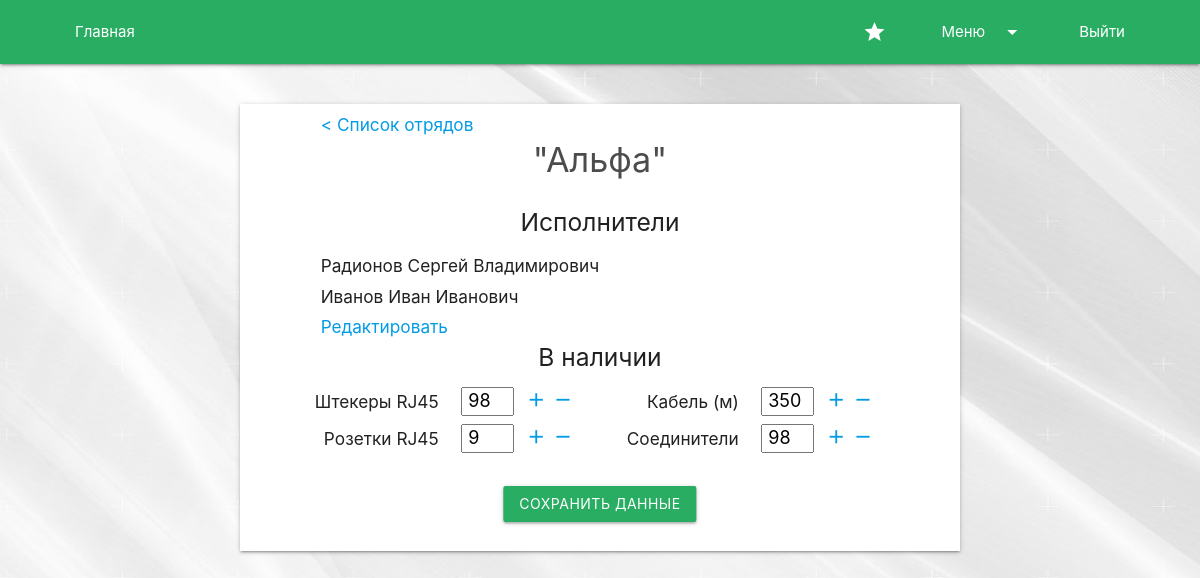
The app's page /group/1/ (signed in), older data.
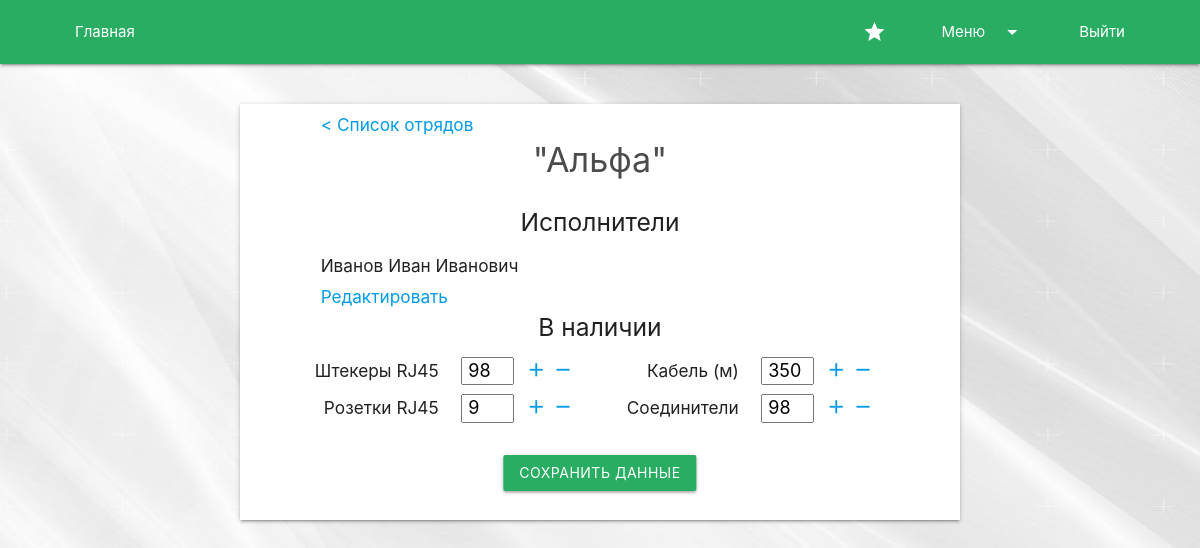
The same page, newer data.
### Account/models.py (models this page shows, shortened)
class ExtUser(models.Model):
    user = models.OneToOneField(User, on_delete=models.CASCADE)
    is_worker = models.BooleanField(default=False)
    surname = models.CharField(max_length=256, default='')
    phone = models.CharField(max_length=16, default='')
    group = models.ForeignKey(Group, on_delete=models.SET_NULL, null=True, blank=True)
    class Meta:
        verbose_name = 'Расш. пользователь'
        verbose_name_plural = 'Расш. пользователи'

### Group/views.py (the view)
# urls.py: path('<id>/', worker_group),
def worker_group(request, id=None):
    data = {}
    if id and request.user.is_staff:
        group = Group.objects.filter(id=id).first()
        data['group'] = group
    else:
        user = request.user
        group = user.extuser.group
    if group:
        if request.method == 'POST':
            form = GroupForm(request.POST, instance=group)
            if form.is_valid():
                form.save()
                return redirect('/')
        data['form'] = GroupForm(instance=group)
        return render(request, 'Group/WorkerGroupForm.html', data)
    raise Http404

### Group/forms.py
class GroupForm(ModelForm):
    class Meta:
        model = Group
        exclude = ['name', 'id']

### templates/Group/WorkerGroupForm.html (shortened to what the changed rows need)
{% extends 'base.html' %}
{% load static %}
{% block content %}
    <div class="container">
        <div class="row">
            <form method="post">
                <div class="col s12 m10 offset-m1 l8 offset-l2 xl6 offset-xl3 form z-depth-1">
                    <div class="col s11 offset-s1">
                        {% if group %}
                            {% for extuser in group.extuser_set.all %}
                                <h6>{{ extuser.user.last_name }} {{ extuser.user.first_name }} {{ extuser.surname }}</h6>
                            {% endfor %}
                            <h6><a href="/group/change/{{ group.id }}/">Редактировать</a></h6>
                        {% else %}
                            {% for extuser in request.user.extuser.group.extuser_set.all %}
                                <h6>{{ extuser.user.last_name }} {{ extuser.user.first_name }} {{ extuser.surname }}</h6>
                            {% endfor %}
                        {% endif %}
                    </div>
                </div>
            </form>
        </div>
    </div>
{% endblock content %}

Row changes from the older to the newer data that the page shows:
no longer on this page (row edited): ExtUser: user.last_name "Радионов", user.first_name "Сергей", surname "Владимирович"
